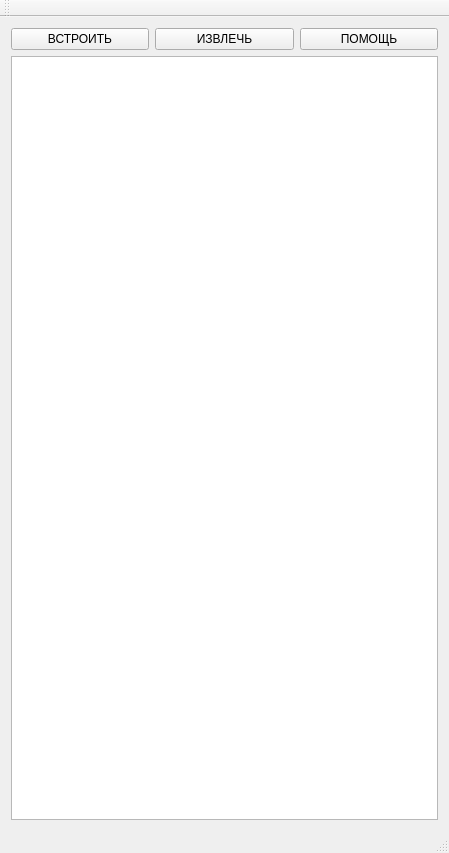
<?xml version="1.0" encoding="UTF-8"?>
<ui version="4.0">
 <class>MainWindow</class>
 <widget class="QMainWindow" name="MainWindow">
  <property name="geometry">
   <rect>
    <x>0</x>
    <y>0</y>
    <width>449</width>
    <height>853</height>
   </rect>
  </property>
  <property name="baseSize">
   <size>
    <width>0</width>
    <height>1000</height>
   </size>
  </property>
  <property name="windowTitle">
   <string>Statistic</string>
  </property>
  <property name="windowIcon">
   <iconset>
    <normaloff>eye 1.jpg</normaloff>eye 1.jpg</iconset>
  </property>
  <widget class="QWidget" name="centralWidget">
   <layout class="QVBoxLayout" name="verticalLayout">
    <item>
     <layout class="QHBoxLayout" name="horizontalLayout">
      <item>
       <widget class="QPushButton" name="Embedding">
        <property name="text">
         <string>ВСТРОИТЬ</string>
        </property>
       </widget>
      </item>
      <item>
       <widget class="QPushButton" name="Decoding">
        <property name="text">
         <string>ИЗВЛЕЧЬ</string>
        </property>
       </widget>
      </item>
      <item>
       <widget class="QPushButton" name="Help">
        <property name="text">
         <string>ПОМОЩЬ</string>
        </property>
       </widget>
      </item>
     </layout>
    </item>
    <item>
     <widget class="QTextEdit" name="textEdit"/>
    </item>
   </layout>
  </widget>
  <widget class="QMenuBar" name="menuBar">
   <property name="geometry">
    <rect>
     <x>0</x>
     <y>0</y>
     <width>449</width>
     <height>21</height>
    </rect>
   </property>
  </widget>
  <widget class="QToolBar" name="mainToolBar">
   <attribute name="toolBarArea">
    <enum>TopToolBarArea</enum>
   </attribute>
   <attribute name="toolBarBreak">
    <bool>false</bool>
   </attribute>
  </widget>
  <widget class="QStatusBar" name="statusBar"/>
 </widget>
 <layoutdefault spacing="6" margin="11"/>
 <resources/>
 <connections/>
</ui>
